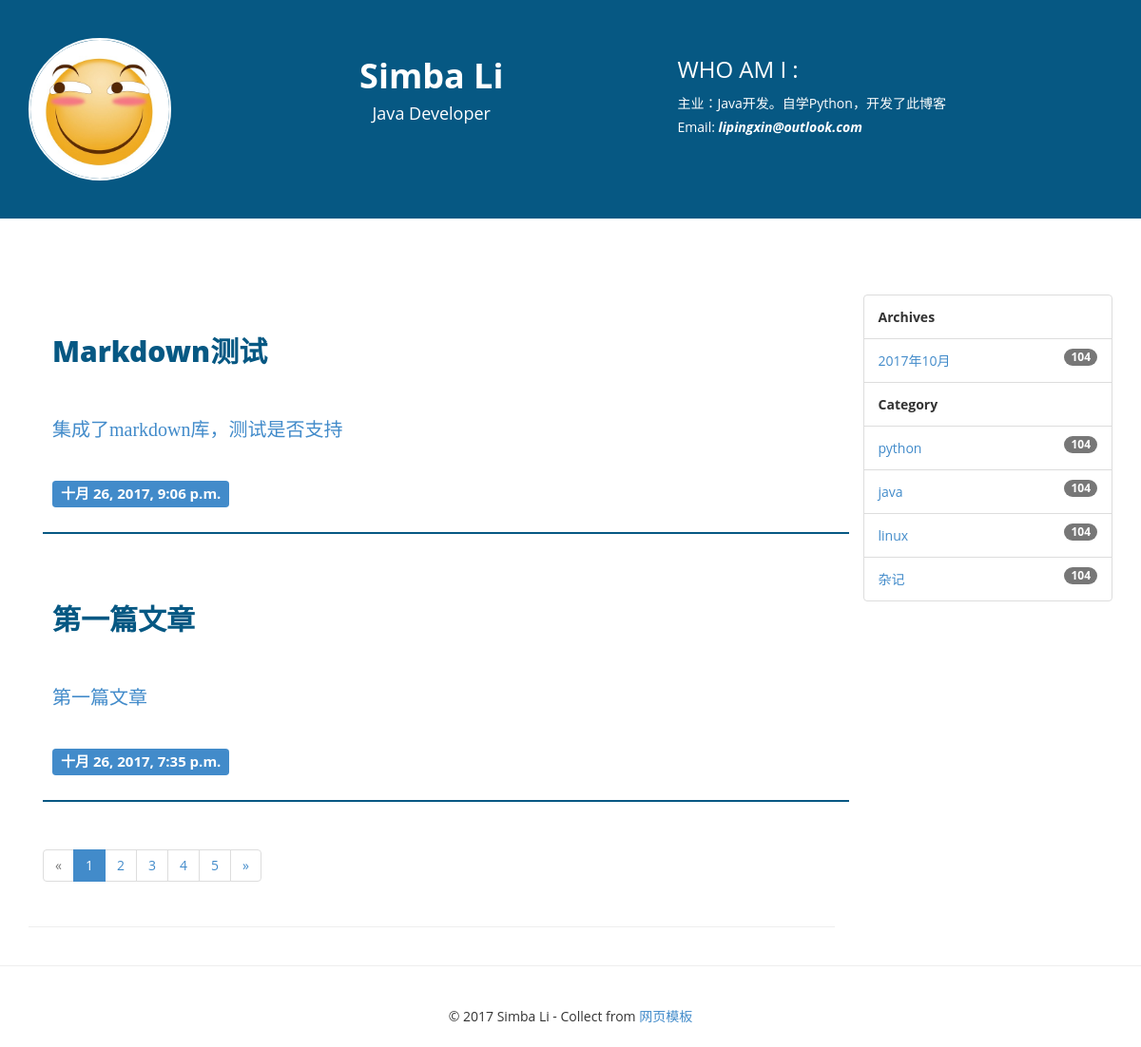
/, run on an earlier commit of the app's database.
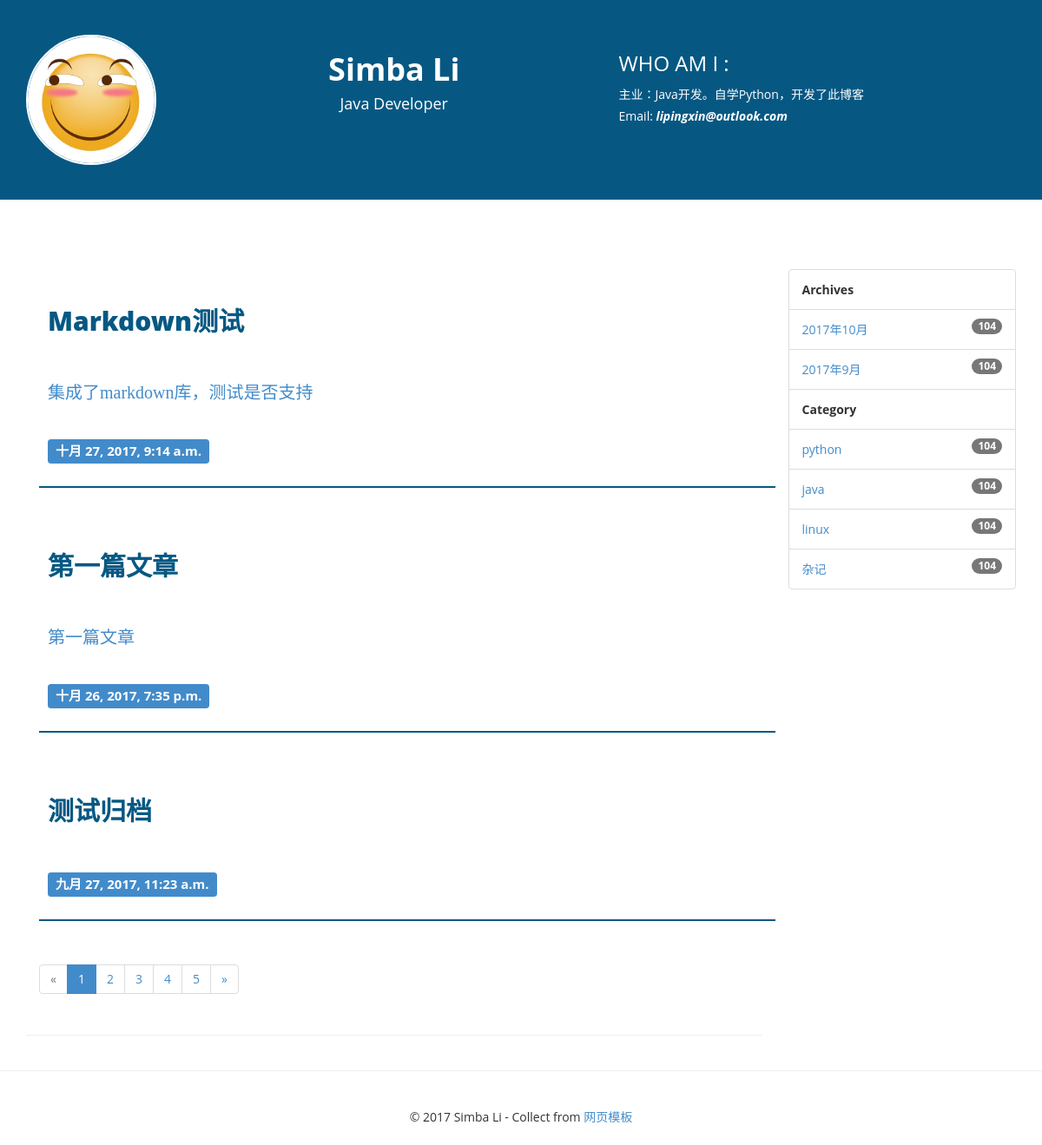
And on a later commit of the database.
### blog/models.py (models this page shows, shortened)
class Post(models.Model):
    title = models.CharField(max_length=70)
    body = models.TextField()
    create_time = models.DateTimeField(auto_now_add=True)
    modified_time = models.DateTimeField(auto_now=True)
    excerpt = models.CharField(max_length=200, blank=True)
    category = models.ForeignKey(Category)
    tags = models.ManyToManyField(Tag, blank=True)
    author = models.ForeignKey(User)
    is_delete = models.IntegerField(default=1)
    def get_absolute_url(self):
        return reverse('blog:detail', kwargs={'pk': self.pk})

class Category(models.Model):
    name = models.CharField(max_length=100)

### blog/views.py (the view)
# urls.py: url(r'^$', views.index, name='index'),
def index(request):
    posts = Post.objects.all().order_by('-create_time')
    return render(request, 'blog/index.html', context={'posts': posts})

### blog/templatetags/blog_tags.py (called while the page is built)
@register.simple_tag()
def archives():
    return Post.objects.dates('create_time', 'month', order='DESC')

@register.simple_tag()
def get_categories():
    return Category.objects.all()

### templates/blog/index.html (shortened to what this page needs)
{% extends 'layout.html' %}
{% block main %}
<section>
    <div class="container">
        <div class="row">
            <div class="col-md-9">
                {% for post in posts %}
                <div class="blog-main">
                    <a href="{{ post.get_absolute_url }}">
                        <div class="heading-blog">
                            {{ post.title }}
                        </div>
                    </a>
                    {% if post.excerpt %}
                    <a href="{{ post.get_absolute_url }}">
                        <div class="blog-txt">
                            {{ post.excerpt }}
                        </div>
                    </a>
                    {% endif %}
                    <div class="blog-info">
                        <span class="label label-primary">{{ post.create_time }}</span>
                    </div>
                </div>
                {% empty %}
                    <div>还没有发布的文章</div>
                {% endfor %}
                <nav>
                    <ul class="pagination">
                        <li class="disabled"><a href="#"><span aria-hidden="true">&laquo;</span><span class="sr-only">Previous</span></a>
                        </li>
                        <li class="active"><a href="#">1 <span class="sr-only">(current)</span></a></li>
                        <li><a href="#">2 </a></li>
                        <li><a href="#">3 </a></li>
                        <li><a href="#">4 </a></li>
                        <li><a href="#">5 </a></li>
                        <li><a href="#"><span aria-hidden="true">&raquo;</span><span class="sr-only">Next</span></a>
                        </li>
                    </ul>
                </nav>
            </div>
        </div>
    </div>
</section>
<hr/>
{% endblock main %}

### templates/layout.html (shortened to what this page needs)
{% load staticfiles %}
{% load blog_tags %}
<!DOCTYPE html>
<html xmlns="http://www.w3.org/1999/xhtml">
<head>
    <link href="{% static 'blog/css/bootstrap.css' %}" rel="stylesheet"/>
    <link href="{% static 'blog/css/font-awesome.css' %}" rel="stylesheet"/>
    <link href="{% static 'blog/css/style.css' %}" rel="stylesheet"/>
    <link href="{% static 'blog/css/highlights/github.css' %}" rel="stylesheet">
</head>
<body>
<section class="header-section">
    <div class="container">
        <div class="row">
            <div class="col-md-2">
                <img src="{% static 'blog/img/headimage.jpg' %}" class="img-circle img-responsive"/>
            </div>
            <div class="col-md-5 text-center">
                <h1><strong>Simba Li </strong></h1>
                <h4>Java Developer</h4>
            </div>
            <div class="col-md-5">
                <h3>WHO AM I :</h3>
                主业：Java开发。自学Python，开发了此博客
                <br />
                Email: <i><strong>lipingxin@outlook.com</strong></i>
            </div>
        </div>
    </div>
</section>
<section>
    <div class="container">
        <div class="row">
            <div class="col-md-2 spon-txt"></div>
        </div>
    </div>
</section>
<section>
    <div class="container">
        <div class="row">
            <div class="col-md-9">
            {% block main %}
            {% endblock main %}
            </div>
            <div class="col-md-3">
                <ul class="list-group">
                    <li class="list-group-item">
                        <strong>Archives</strong>
                    </li>
                    {% archives as date_list %}
                    {% for date in date_list %}
                    <li class="list-group-item">
                        <span class="badge">104</span>
                        <a href="{% url 'blog:archive' date.year date.month %}">
                            {{ date.year }}年{{ date.month }}月
                        </a>
                    </li>
                    {% empty %}
                        <li class="list-group-item">
                            <span class="badge">104</span>暂无归档
                        </li>
                    {% endfor %}
                    <li class="list-group-item">
                        <strong>Category</strong>
                    </li>
                    {% get_categories as categories %}
                    {% for category in categories %}
                        <li class="list-group-item">
                            <span class="badge">104</span>
                            <a href="{% url 'blog:category' category.pk %}">
                                {{ category.name }}
                            </a>
                        </li>
                    {% endfor %}
                </ul>
                <br/>
            </div>
        </div>
    </div>
</section>
<hr/>
<div class="container">
    <div class="row">
        <div class="col-md-12 text-center set-foot">
            &copy 2017 Simba Li - Collect from <a
                href="http://www.cssmoban.com/" title="网页模板" target="_blank">网页模板</a>
        </div>
    </div>
</div>
</body>
</html>

What changed in the data, as far as the page shows it:
changed Post "Markdown测试": create_time "十月 26, 2017, 9:06 p.m." → "十月 27, 2017, 9:14 a.m."
added Post: title "测试归档", create_time "九月 27, 2017, 11:23 a.m."
Also different on the page:
new list line: "104 2017 年 9 月"
